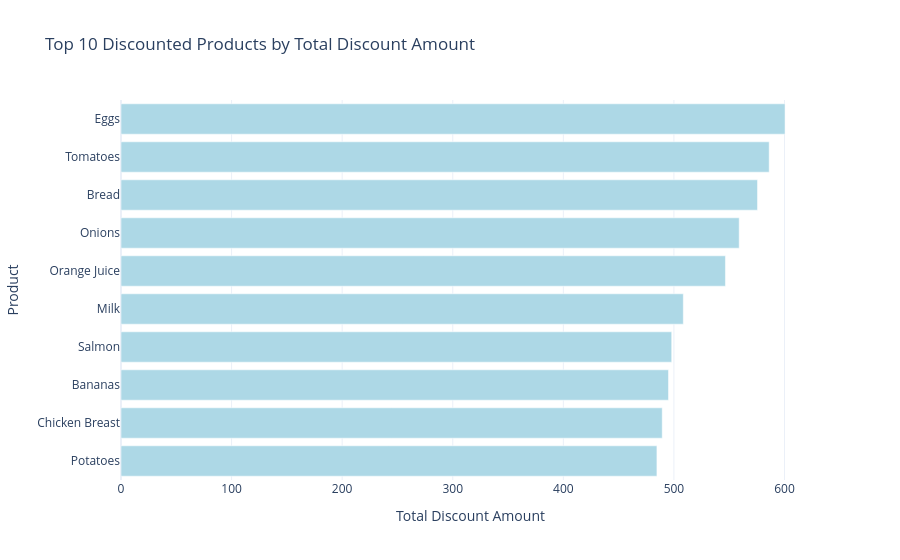
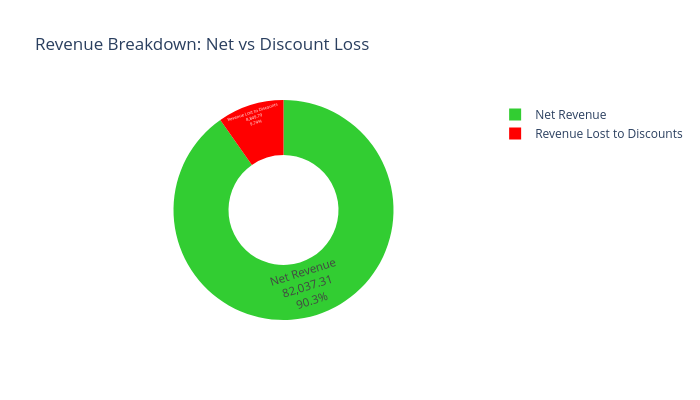
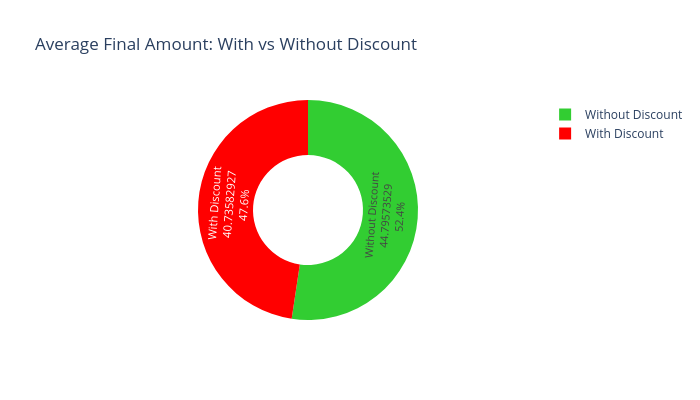
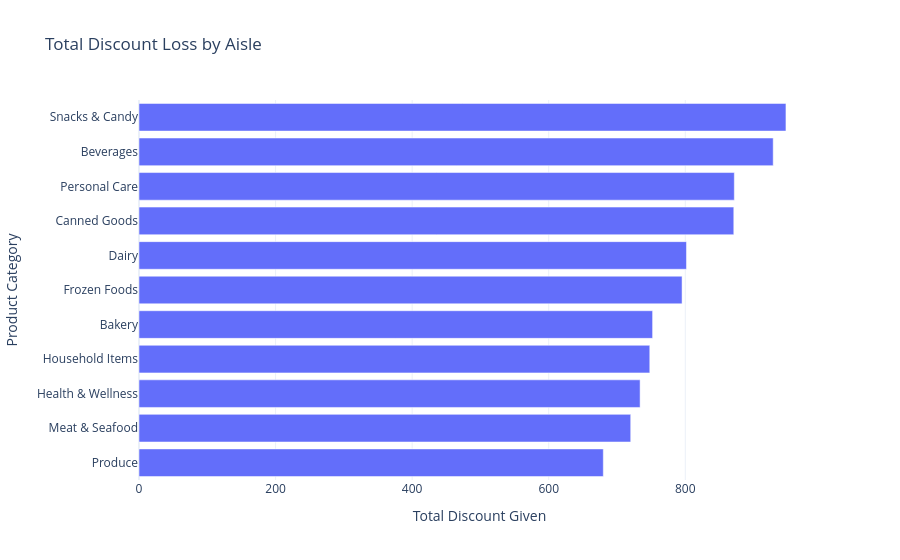

Notebook code cell kept with these figures, in order:
### Code cell
print("\n=== DISCOUNT ANALYSIS ===")

# 1. Top Discounted Products
top_discounted_products = df.groupby('product_name').agg(
    total_discount=('discount_amount', 'sum'),
    total_revenue=('total_amount', 'sum'),
    discount_rate_percent=('discount_amount', lambda x: 100 * x.sum() / x.count())
).sort_values(by='total_discount', ascending=False).head(10).reset_index()

fig = px.bar(
    top_discounted_products,
    x='total_discount',
    y='product_name',
    orientation='h',
    title='Top 10 Discounted Products by Total Discount Amount',
    template='plotly_white',
    labels={'total_discount': 'Total Discount Amount', 'product_name': 'Product'},
    hover_data=['total_revenue', 'discount_rate_percent']
)
fig.update_traces(marker_color='lightblue')
fig.update_layout(yaxis={'categoryorder':'total ascending'})
fig.write_html("C:\\Users\\abhi1\\top_discounted_products.html")
fig.show()

# 2. Total Revenue Before and After Discount
gross_revenue = df['total_amount'].sum()
net_revenue = df['final_amount'].sum()
revenue_loss = gross_revenue - net_revenue

fig = px.pie(
    names=['Net Revenue', 'Revenue Lost to Discounts'],
    values=[net_revenue, revenue_loss],
    title='Revenue Breakdown: Net vs Discount Loss',
    template='plotly_white',
    hole=0.5,
    color_discrete_sequence=['limegreen', 'red'],
    height=400,
    width=700
)
fig.update_traces(textposition='inside', textinfo='label+percent+value')
fig.write_html("C:\\Users\\abhi1\\revenue_breakdown_pie.html")
fig.show()

# 3. Discount Efficiency: Is Discount Driving Higher Orders?
with_discount = df[df['discount_amount'] > 0]['final_amount'].mean()
without_discount = df[df['discount_amount'] == 0]['final_amount'].mean()

fig = px.pie(
    names=['With Discount', 'Without Discount'],
    values=[with_discount, without_discount],
    title='Average Final Amount: With vs Without Discount',
    template='plotly_white',
    hole=0.5,
    color_discrete_sequence=['limegreen', 'red'],
    height=400,
    width=700
)
fig.update_traces(textposition='inside', textinfo='label+percent+value')
fig.write_html("C:\\Users\\abhi1\\discount_efficiency_pie.html")
fig.show()

# 4. Product Categories (Aisles) Driving Most Discount Losses
aisle_discount = df.groupby('aisle').agg(
    total_discount=('discount_amount', 'sum'),
    total_revenue=('total_amount', 'sum'),
    net_revenue=('final_amount', 'sum')
).reset_index()

aisle_discount['discount_percent'] = (aisle_discount['total_discount'] / aisle_discount['total_revenue']) * 100
aisle_discount = aisle_discount.sort_values(by='total_discount', ascending=False)

print("\nTop 10 Aisles by Discount Loss:")
print(aisle_discount.head(10))

fig = px.bar(
    aisle_discount,
    y='aisle',
    x='total_discount',
    title='Total Discount Loss by Aisle',
    labels={'aisle': 'Product Category', 'total_discount': 'Total Discount Given'},
    template='plotly_white',
    orientation='h'
)
fig.update_layout(yaxis={'categoryorder': 'total ascending'})
fig.write_html("C:\\Users\\abhi1\\aisle_discount_loss.html")
fig.show()

### Figure 1 — Plotly figure (JSON) as saved in the notebook; plotly's stock layout.template omitted (floating-point values rounded to 4 significant figures)
{"data": [{"customdata": [[5426.0, 526.7], [5968.0, 465.2], [5925.0, 475.7], [5171.0, 440.2], [5148.0, 488.0], [4339.0, 470.8], [4913.0, 440.7], [5206.0, 485.4], [5662.0, 373.6], [5791.0, 410.7]], "hovertemplate": "Total Discount Amount=%{x}<br>Product=%{y}<br>total_revenue=%{customdata[0]}<br>discount_rate_percent=%{customdata[1]}<extra></extra>", "legendgroup": "", "marker": {"color": "lightblue", "pattern": {"shape": ""}}, "name": "", "orientation": "h", "showlegend": false, "textposition": "auto", "type": "bar", "x": [600.5, 586.1, 575.6, 559.0, 546.6, 508.5, 498.0, 495.1, 489.4, 484.6], "xaxis": "x", "y": ["Eggs", "Tomatoes", "Bread", "Onions", "Orange Juice", "Milk", "Salmon", "Bananas", "Chicken Breast", "Potatoes"], "yaxis": "y"}], "layout": {"barmode": "relative", "legend": {"tracegroupgap": 0}, "title": {"text": "Top 10 Discounted Products by Total Discount Amount"}, "xaxis": {"anchor": "y", "domain": [0, 1], "title": {"text": "Total Discount Amount"}}, "yaxis": {"anchor": "x", "categoryorder": "total ascending", "domain": [0, 1], "title": {"text": "Product"}}}}

### Figure 2 — Plotly figure (JSON) as saved in the notebook; plotly's stock layout.template omitted (floating-point values rounded to 4 significant figures)
{"data": [{"domain": {"x": [0, 1], "y": [0, 1]}, "hole": 0.5, "hovertemplate": "label=%{label}<br>value=%{value}<extra></extra>", "labels": ["Net Revenue", "Revenue Lost to Discounts"], "legendgroup": "", "name": "", "showlegend": true, "textinfo": "label+percent+value", "textposition": "inside", "type": "pie", "values": [82040.0, 8850.0]}], "layout": {"height": 400, "legend": {"tracegroupgap": 0}, "piecolorway": ["limegreen", "red"], "title": {"text": "Revenue Breakdown: Net vs Discount Loss"}, "width": 700}}

### Figure 3 — Plotly figure (JSON) as saved in the notebook; plotly's stock layout.template omitted (floating-point values rounded to 4 significant figures)
{"data": [{"domain": {"x": [0, 1], "y": [0, 1]}, "hole": 0.5, "hovertemplate": "label=%{label}<br>value=%{value}<extra></extra>", "labels": ["With Discount", "Without Discount"], "legendgroup": "", "name": "", "showlegend": true, "textinfo": "label+percent+value", "textposition": "inside", "type": "pie", "values": [40.74, 44.8]}], "layout": {"height": 400, "legend": {"tracegroupgap": 0}, "piecolorway": ["limegreen", "red"], "title": {"text": "Average Final Amount: With vs Without Discount"}, "width": 700}}

### Figure 4 — Plotly figure (JSON) as saved in the notebook; plotly's stock layout.template omitted (floating-point values rounded to 4 significant figures)
{"data": [{"hovertemplate": "Total Discount Given=%{x}<br>Product Category=%{y}<extra></extra>", "legendgroup": "", "marker": {"color": "#636efa", "pattern": {"shape": ""}}, "name": "", "orientation": "h", "showlegend": false, "textposition": "auto", "type": "bar", "x": [947.4, 928.7, 871.8, 871.0, 801.7, 795.3, 752.1, 748.0, 733.8, 720.1, 679.9], "xaxis": "x", "y": ["Snacks & Candy", "Beverages", "Personal Care", "Canned Goods", "Dairy", "Frozen Foods", "Bakery", "Household Items", "Health & Wellness", "Meat & Seafood", "Produce"], "yaxis": "y"}], "layout": {"barmode": "relative", "legend": {"tracegroupgap": 0}, "title": {"text": "Total Discount Loss by Aisle"}, "xaxis": {"anchor": "y", "domain": [0, 1], "title": {"text": "Total Discount Given"}}, "yaxis": {"anchor": "x", "categoryorder": "total ascending", "domain": [0, 1], "title": {"text": "Product Category"}}}}
